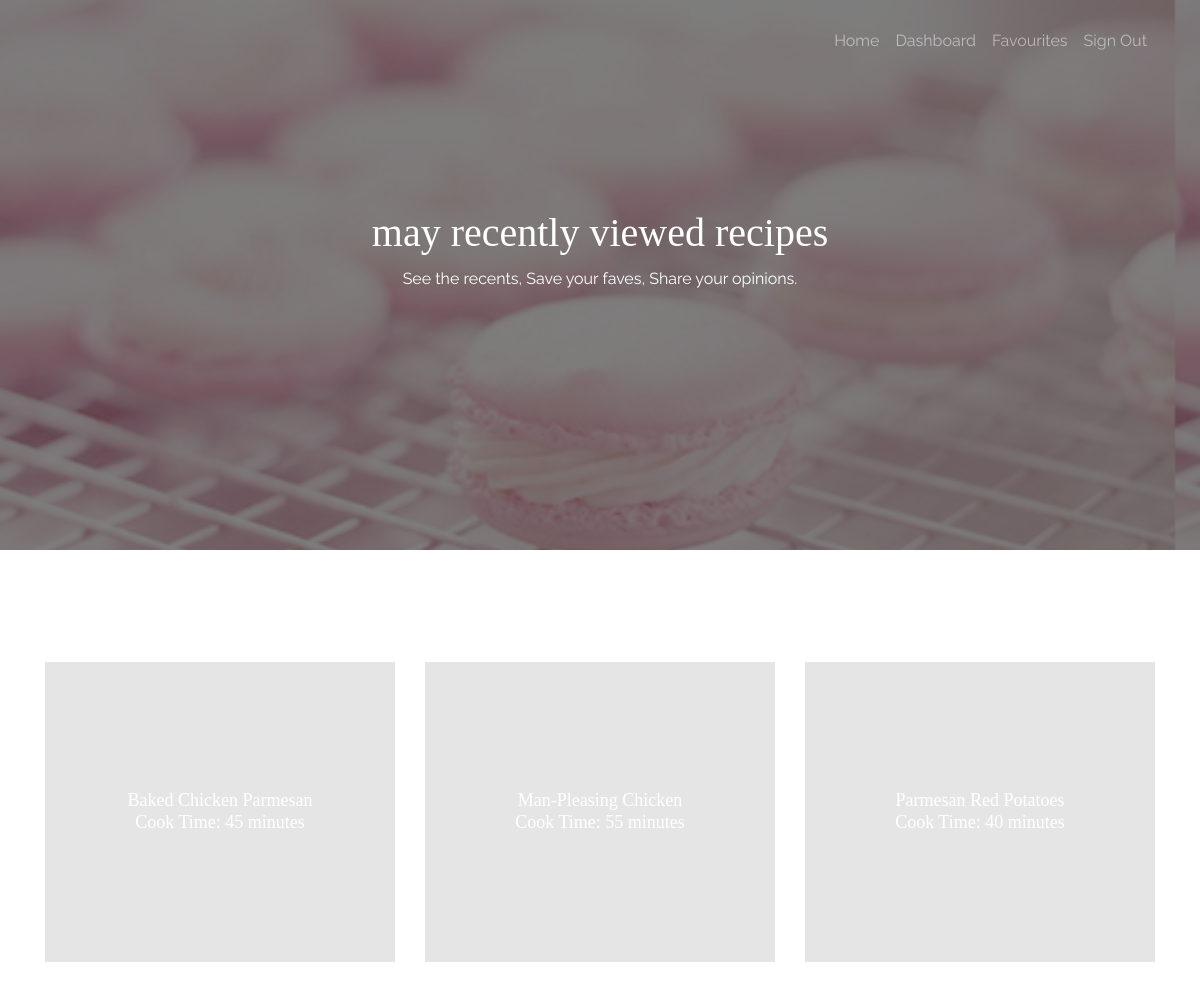
The page /recent (signed in) on the database as committed earlier.
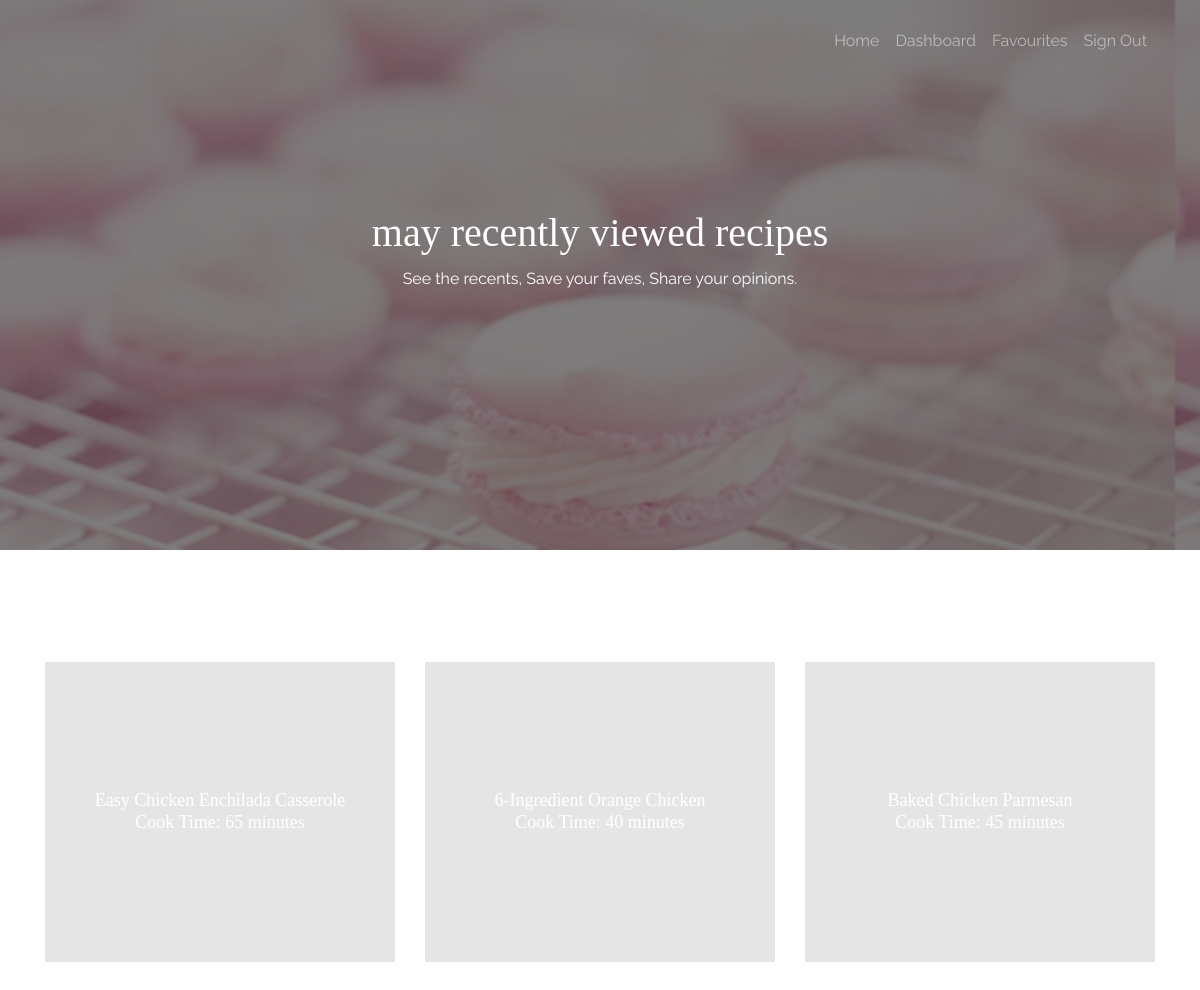
The same page on the database as committed later.
### declarative.py (models this page shows)
class Api(Base):
    __tablename__ = 'API'
    id = Column(String(100), primary_key=True) #id of recipe
    name = Column(String(50), nullable=False)
    image = Column(String(200), nullable=False)
    time = Column(Integer, nullable=False)
    rate = Column(Float) #actually rate
    total_count = Column(Integer) #value
    total = Column(Integer) #number of users have rated

### routes.py (the view)
@app.route('/recent')
def recent():
	if roles.login_role == 1:
		rec_recipes = SS.get_recently_for(current_user.id)
	return render_template('recent.html', user=current_user.id, data=rec_recipes)

### RecipeSystem.py (called while the page is built)
    def get_recently_for(self, user):
        try:
            recipe_list = []
            print("recently for: " + user)
            recent_list = self.session.query(Recently).filter(and_(Recently.user_id==user)).order_by(Recently.order.asc())
            print("got recent list")
            for recent in recent_list:
                rec_id = recent.api_id
                recipe = self.session.query(Api).filter(Api.id==rec_id).first()
                d = {}
                d['id'] = recipe.id
                d['name'] = recipe.name
                d['image'] = recipe.image
                d['time'] = recipe.time
                d['rate'] = recipe.rate
                recipe_list.append(d)
            return recipe_list
        except:
            print("Can't find user")
            pass

### authenticate.py (called while the page is built)
def get_user(user_id):
	return Login(user_id)

@login_manager.user_loader
def load_user(user_id):
	user = get_user(user_id)
	return user

### templates/recent.html (shortened to what this page needs)
<!doctype html>
<html lang="en">
<head>
  <link rel="stylesheet" href="{{url_for("static",filename="css/bootstrap.css")}}">
  <link rel="stylesheet" href="{{url_for("static",filename="css/animate.css")}}">
  <link rel="stylesheet" href="{{url_for("static",filename="css/owl.carousel.min.css")}}">
  <link rel="stylesheet" href="{{url_for("static",filename="fonts/ionicons/css/ionicons.min.css")}}">
  <link rel="stylesheet" href="{{url_for("static",filename="fonts/fontawesome/css/font-awesome.min.css")}}">
  <link rel="stylesheet" href="{{url_for("static",filename="css/style.css")}}">
  </head>
  <body>
    <header role="banner">
      <nav class="navbar navbar-expand-md navbar-dark bg-light">
        <div class="container">
          <div class="collapse navbar-collapse navbar-light" id="navbarsExample05">
            <ul class="navbar-nav ml-auto pl-lg-5 pl-0">
              <li class="nav-item">
                <a class="nav-link" href="{{ url_for('index') }}">Home</a>
              </li>
              <li class="nav-item">
                <a class="nav-link" href="{{ url_for('dashboard') }}">Dashboard</a>
              </li>
              <li class="nav-item">
                <a class="nav-link" href="{{ url_for('my_favorite') }}">Favourites</a>
              </li>
              <li class="nav-item">
                <a class="nav-link" href="{{url_for('logout')}}">Sign Out</a>
              </li>
            </ul>
          </div>
        </div>
      </nav>
    </header>
    <section class="site-hero site-hero-innerpage overlay" data-stellar-background-ratio="0.5" style="background-image: url('/static/images/centre_image.jpg');">
      <div class="container">
        <div class="row align-items-center site-hero-inner justify-content-center">
          <div class="col-md-8 text-center">
            <div class="mb-5 element-animate">
              <h1>{{ user }} recently viewed recipes</h1>
              <p>See the recents, Save your faves, Share your opinions.</p>
            </div>
          </div>
        </div>
      </div>
    </section>
    <section class="slider-wrap site-section">
      <div class="container">
        <div class="row">
          {% if data %}
          {% for recipe in data %}
            <div class="col-md-4 element-animate ">
              <a href = "{{ url_for('get_recipe', recipeID = recipe['id']) }}" class="img-bg" style="background-image: url({{recipe['image']}})">
                <div class="text">
                  <h2>
                    {{recipe['name']}} <br>
                    Cook Time: {{(recipe['time']|int /60)|round|int}} minutes<br>
                  </h2>
                </div>
              </a>
            </div>
          {% endfor %}
          {% else %}
          <p> You haven't viewed any recipes. </p>
          {% endif %}
        </div>
      </div>
    </section>
  </body>
</html>

Rows that differ between the two databases and show on the page:
no longer on this page (row unchanged): Api: name "Man-Pleasing Chicken", (recipe['time']|int/60)|round|int "55"
no longer on this page (row unchanged): Api: name "Parmesan Red Potatoes", (recipe['time']|int/60)|round|int "40"
now on this page (row edited): Api: name "Easy Chicken Enchilada Casserole", (recipe['time']|int/60)|round|int "65"
now on this page (row unchanged): Api: name "6-Ingredient Orange Chicken", (recipe['time']|int/60)|round|int "40"
